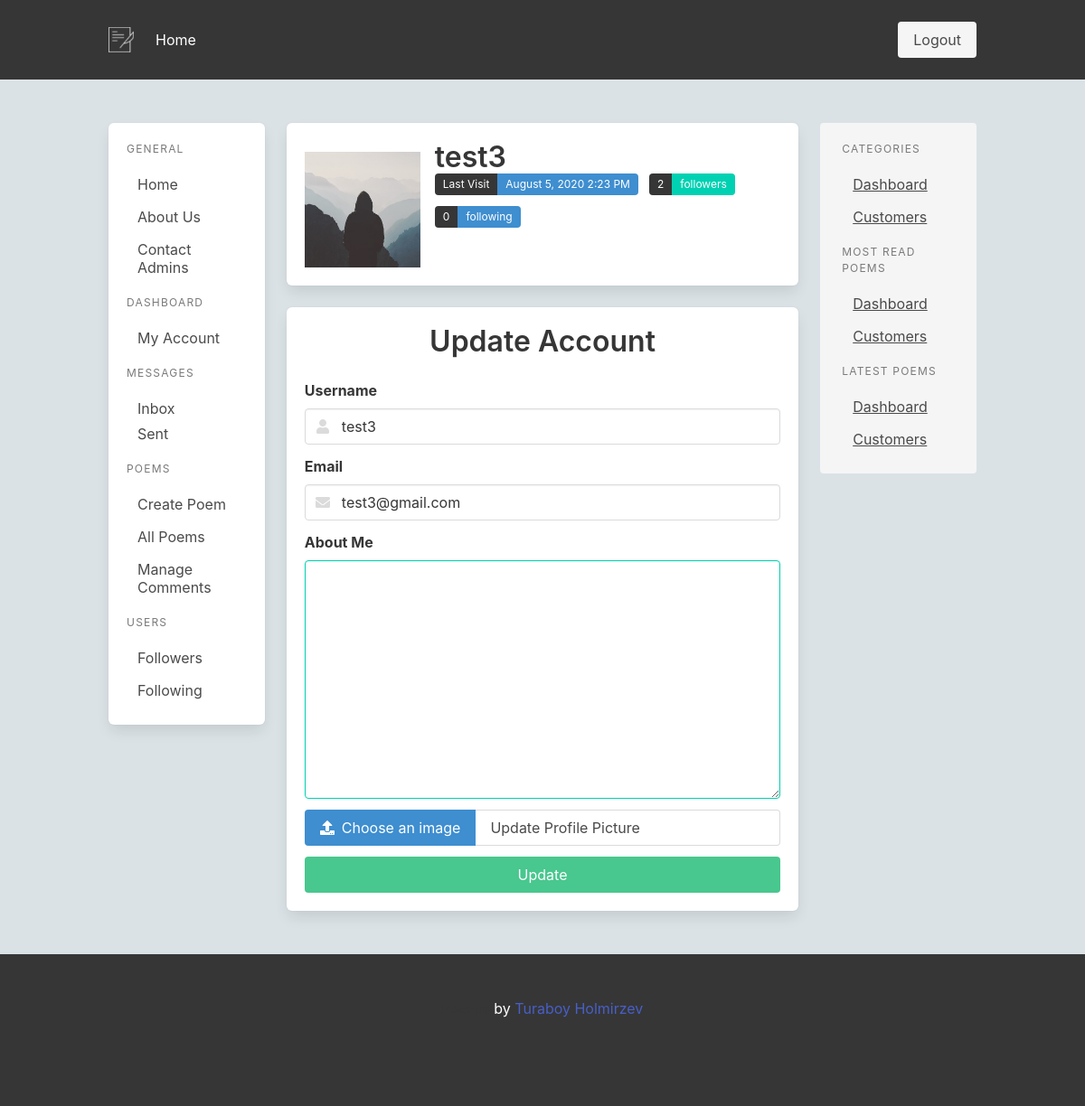
The page /test3/update (signed in) on the database as committed earlier.
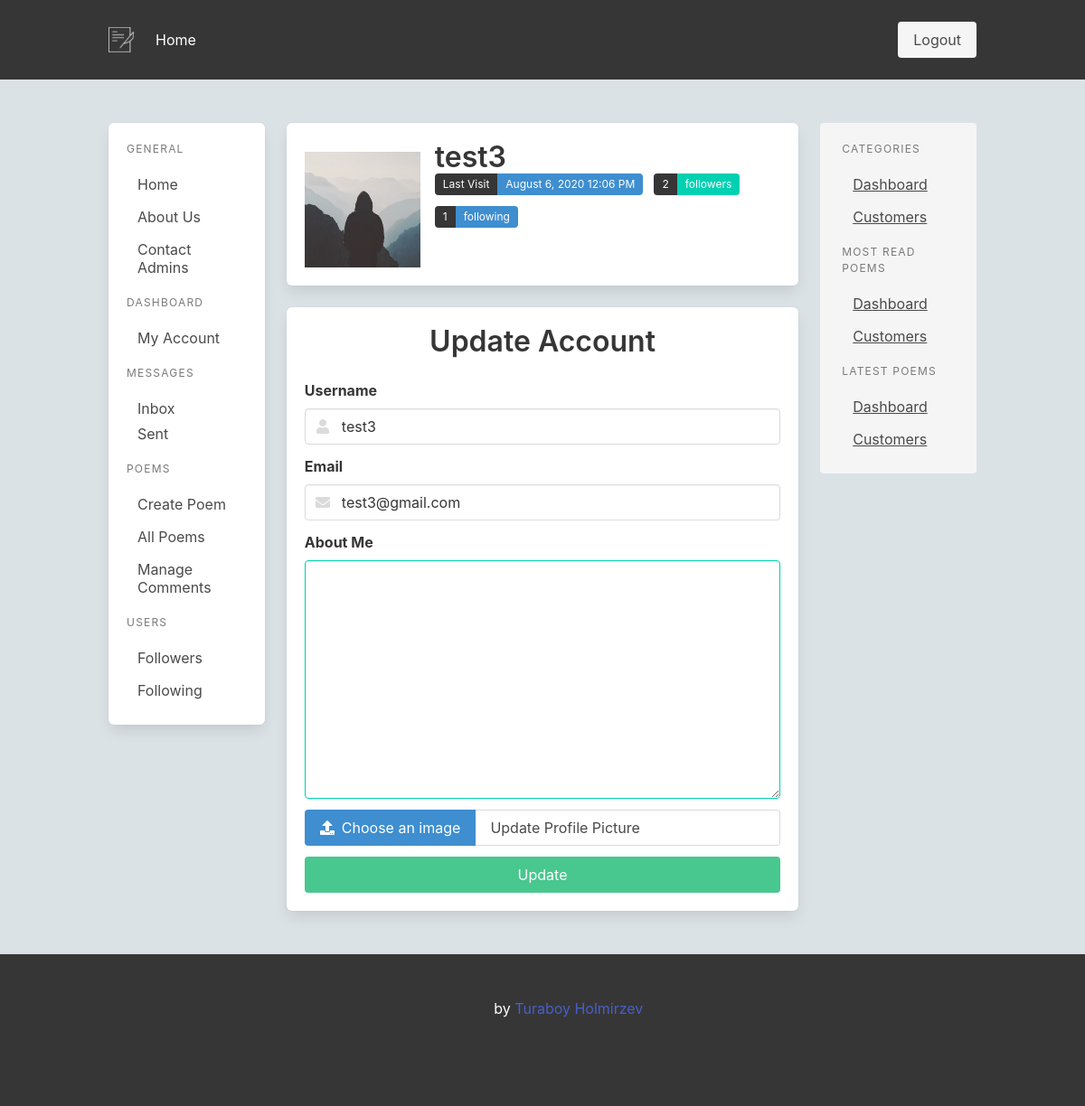
The same page on the database as committed later.
### app/models.py (models this page shows, shortened)
class User(UserMixin, db.Model):
    id = db.Column(db.Integer, primary_key=True)
    username = db.Column(db.String(64), index=True, unique=True)
    email = db.Column(db.String(120), index=True, unique=True)
    image_file = db.Column(db.String(120), nullable=True, default="default.jpg")
    password_hash = db.Column(db.String(128))
    about_me = db.Column(db.String(140))
    is_admin = db.Column(db.Boolean, default=False)
    last_seen = db.Column(db.DateTime, default=datetime.utcnow)
    poems = db.relationship('Poem', backref='author', lazy='dynamic')
    sent_messages = db.relationship('Message', backref='sent_user', lazy=True, foreign_keys='Message.sent_user_id')
    received_messages = db.relationship('Message', backref='received_user', lazy=True, foreign_keys='Message.received_user_id')
    followed = db.relationship(
        'User', secondary=followers,
        primaryjoin=(followers.c.follower_id == id),
        secondaryjoin=(followers.c.followed_id == id),
        backref=db.backref('followers', lazy='dynamic'), lazy='dynamic')
    def new_inbox_messages(self):
        return len([m for m in self.received_messages if m.is_read == False])

### app/users/routes.py (the view)
@bp.route('/<username>/update', methods=['GET', 'POST'])
@login_required
def update_account(username):
    form = EditProfileForm()
    user = User.query.filter_by(username=username).first_or_404()
    if user != current_user:
        return redirect(url_for("main.index"))
    if form.validate_on_submit():
        if form.picture.data:
            picture_file = save_picture(form.picture.data)
            current_user.image_file = picture_file
        current_user.username = form.username.data
        current_user.email = form.email.data
        current_user.about_me = form.about_me.data
        db.session.commit()
        flash('Your account has been updated', 'success')
        return redirect(url_for('users.update_account', username=current_user.username))
    elif request.method == 'GET':
        image_file = url_for('static', filename='profile_pics/' + current_user.image_file)
        form.username.data = current_user.username
        form.email.data = current_user.email
        form.about_me.data = current_user.about_me
    return render_template('users/update_account.html', form=form, image_file=image_file, user=user)

### app/users/forms.py (shortened to what this page needs)
class EditProfileForm(FlaskForm):
    username = StringField('Username',
                            validators=[DataRequired(), Length(min=2, max=20)])
    email = StringField('Email',
                        validators=[DataRequired(), Email()])
    picture = FileField('Update Profile Picture', validators=[FileAllowed(['jpg', 'png', 'gif', 'jpeg'])])
    about_me = TextAreaField("About Me")
    submit = SubmitField('Update')

### app/models.py (called while the page is built)
@login.user_loader
def load_user(id):
    return User.query.get(int(id))

### app/templates/users/update_account.html
{% extends "layout/base.html" %}
{% block content %}
<section class="mb-5">
    {% include "partial/user_profile.html" %}
</section>
<section class="">
    {% include "forms/users/account_update_form.html" %}
</section>
{% endblock content %}

### app/templates/partial/user_profile.html (shortened to what this page needs)
<div class="box">
  <div class="media">
      <div class="media-left pt-3 is-hidden-mobile">
        <figure class="image is-128x128">
            <img src="{{ image_file }}" alt="User image">
        </figure>
      </div>
      <div class="media-content">
          <p class="title is-3 mb-0 is-hidden-mobile">{{ user.username }}</p>
          <div class="field is-grouped is-grouped-multiline is-clearfix">
              <div class="control">
              {% if user.last_seen %}
                <div class="tags has-addons">
                  <span class="tag is-dark">Last Visit</span>
                  <span class="tag is-info">{{ moment(user.last_seen).format('LLL') }}</span>
                </div>
              </div>
              {% endif %}
              <div class="control">
                <div class="tags has-addons">
                  <span class="tag is-dark">{{ user.followers.count() }}</span>
                  <span class="tag is-primary">followers</span>
                </div>
              </div>
              <div class="control">
                <div class="tags has-addons">
                  <span class="tag is-dark">{{ user.followed.count() }}</span>
                  <span class="tag is-info">following</span>
                </div>
              </div>
            </div>
      </div>
  </div>
  </div>

### app/templates/forms/users/account_update_form.html (shortened to what this page needs)
<form class="box"  action="" method="post" enctype="multipart/form-data">
    <h2 class="has-text-centered title">Update Account</h2>
    <div class="field">
        {{ form.username.label(class_="label") }}
        <p class="control has-icons-left has-icons-right">
        {{ form.username(class_="input") }}
        <span class="icon is-small is-left">
        </span>
        </p>
    </div>
    <div class="field">
        {{ form.email.label(class_="label") }}
        <p class="control has-icons-left has-icons-right">
        {{ form.email(class_="input") }}
        <span class="icon is-small is-left">
        </span>
        </p>
    </div>
    <div class="field">
        {{ form.about_me.label(class_="label") }}
        <div class="control">
            {{ form.about_me(class_="textarea is-primary", rows=10) }}
        </div>
    </div>
    <div class="field">
      <div id="file-js-example" class="file has-name is-info field is-fullwidth">
        <label class="file-label">
          <span class="file-cta">
            <span class="file-icon">
              <i class="fas fa-upload"></i>
            </span>
            <span class="file-label">
                Choose an image
            </span>
          </span>
          <span class="file-name">
            {{ form.picture.label }}
          </span>
        </label>
      </div>
    </div>
    <div class="field">
        <p class="control">
          <button class="button is-success is-fullwidth">
            Update
          </button>
        </p>
    </div>
</form>

Rows that differ between the two databases and show on the page:
changed User "test3": last_seen "August 5, 2020 2:23 PM" → "August 6, 2020 12:06 PM"
Other text that changed with them:
{{ user.followed.count() }}: "0" → "1"
